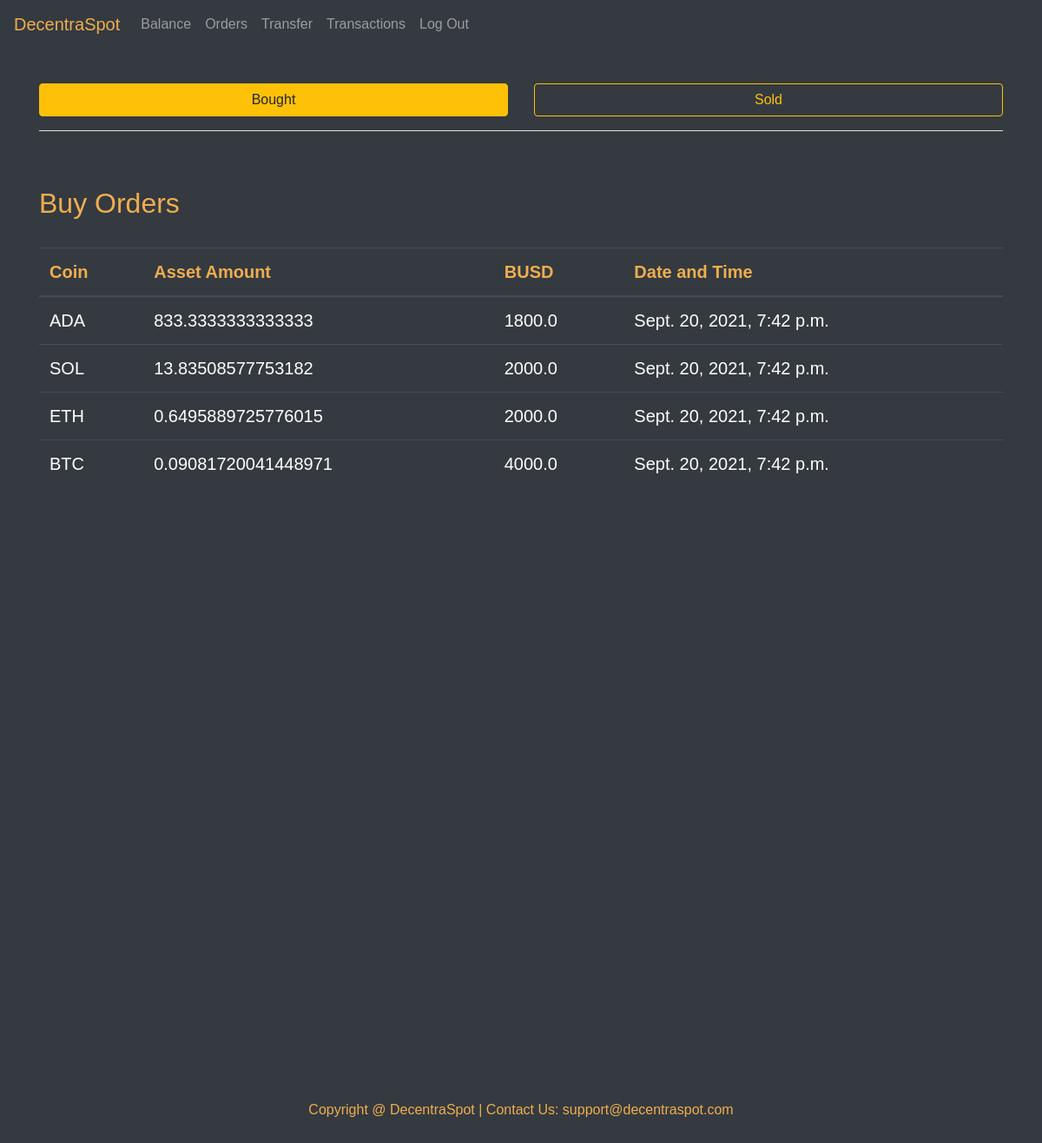
Page /order/eren (signed in) on the committed database.
### exchange/models.py (models this page shows, shortened)
class Orders(models.Model):
    user=models.CharField(max_length=32)
    status=models.CharField(max_length=4)
    asset=models.CharField(max_length=4)
    asset_amount=models.CharField(max_length=4)
    busd_amount=models.FloatField()
    time=models.DateTimeField(auto_now_add=True)

### exchange/views.py (the view)
# urls.py: path('order/<str:username>', views.order, name='order'),
@login_required
def order(request, username):
    if request.method == 'GET':
        try:
            buy_orders=Orders.objects.filter(user=username, status='buy').order_by('-time')
            sell_orders=Orders.objects.filter(user=username, status='sell').order_by('-time')
            return render(request, 'exchange/orders.html', {
                'buy_orders':buy_orders,
                'sell_orders':sell_orders
            })
        except Orders.DoesNotExist:
            return HttpResponse("Error: Order doesn't exist")

### exchange/templates/exchange/orders.html (shortened to what this page needs)
{% extends "exchange/layout.html" %}
{% load static %}
{% block body %}
<div style="height:1200px; padding-top:40px" class="bg-dark text-white">
<div class="container">
<div class="row">
    <div class="col-sm-6">
        <button id="btn1" class="btn btn-block btn-outline-warning">Bought</button>
    </div>
    <div class="col-sm-6">
        <button id="btn2" class="btn btn-block btn-outline-warning">Sold</button>
    </div>
</div><hr class="bg-light"><br><br>
<div id="buy-view">
<h2 style="color: #f0ad4e;">Buy Orders</h2><br>
<div style="font-size:20px;" class="table-responsive">
    <table class="table table-dark table-hover">
        <thead style="color: #f0ad4e;">
            <tr>
                <th scope="col">Coin</th>
                <th scope="col">Asset Amount</th>
                <th scope="col">BUSD</th>
                <th scope="col">Date and Time</th>
            </tr>
        </thead>
        <tbody>
            {% for n in buy_orders %}
            <tr>
                <td>{{ n.asset.upper }}</td>
                <td>{{ n.asset_amount }}</td>
                <td>{{ n.busd_amount }}</td>
                <td>{{ n.time }}</td>
            </tr>
            {% endfor %}
        </tbody>
    </table>
</div></div>
</div>
</div>
{% endblock %}

### exchange/static/exchange/style.css (style rules this page uses)
body { font-family: 'Manrope', sans-serif; min-height: 400px; clear: both; }

### rows in the picture
Orders: asset "ADA", asset_amount "833.3333333333333", busd_amount "1800.0", time "Sept. 20, 2021, 7:42 p.m."
Orders: asset "SOL", asset_amount "13.83508577753182", busd_amount "2000.0", time "Sept. 20, 2021, 7:42 p.m."
Orders: asset "ETH", asset_amount "0.6495889725776015", busd_amount "2000.0", time "Sept. 20, 2021, 7:42 p.m."
Orders: asset "BTC", asset_amount "0.09081720041448971", busd_amount "4000.0", time "Sept. 20, 2021, 7:42 p.m."
